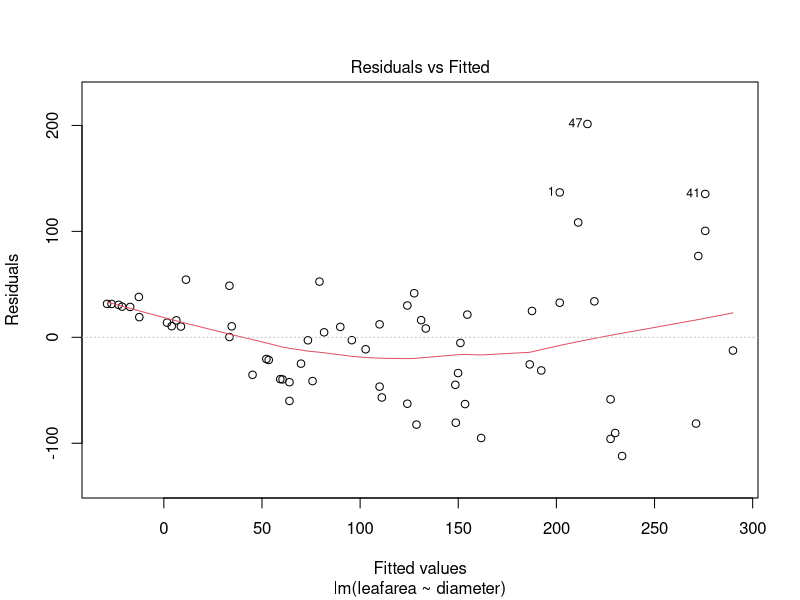
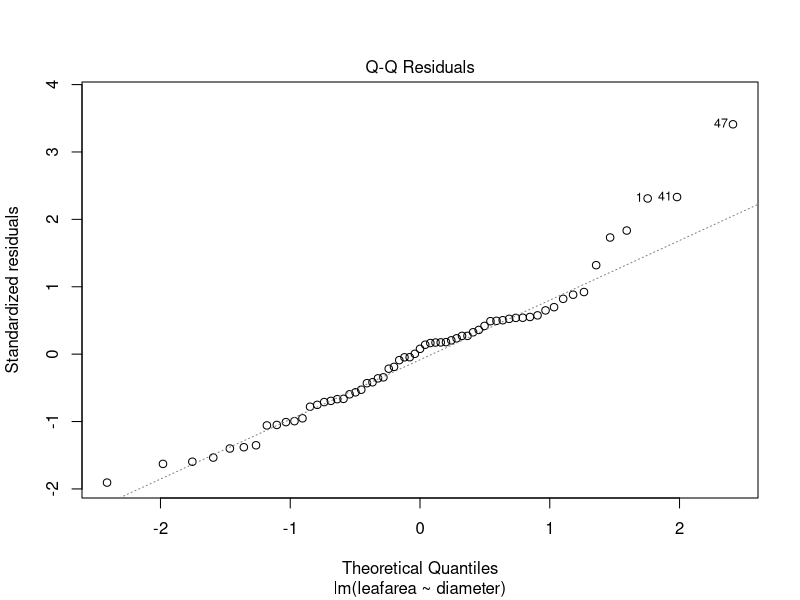
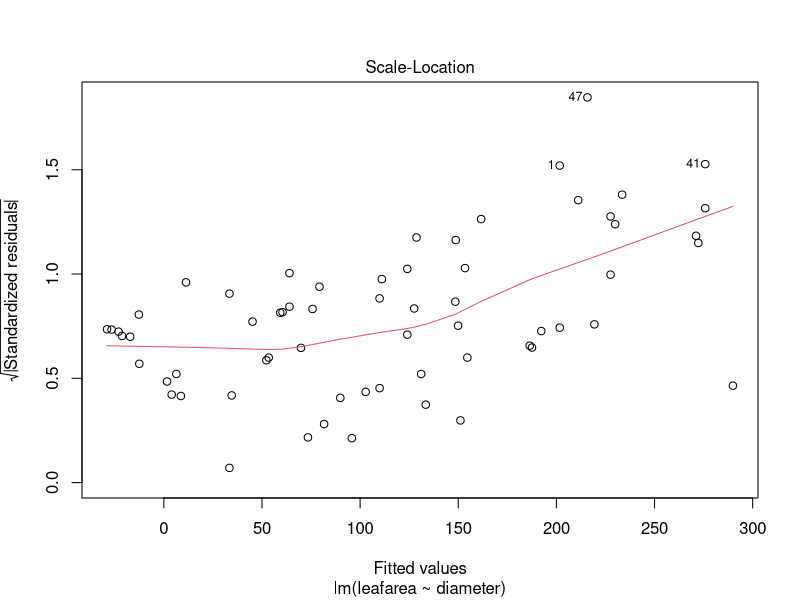
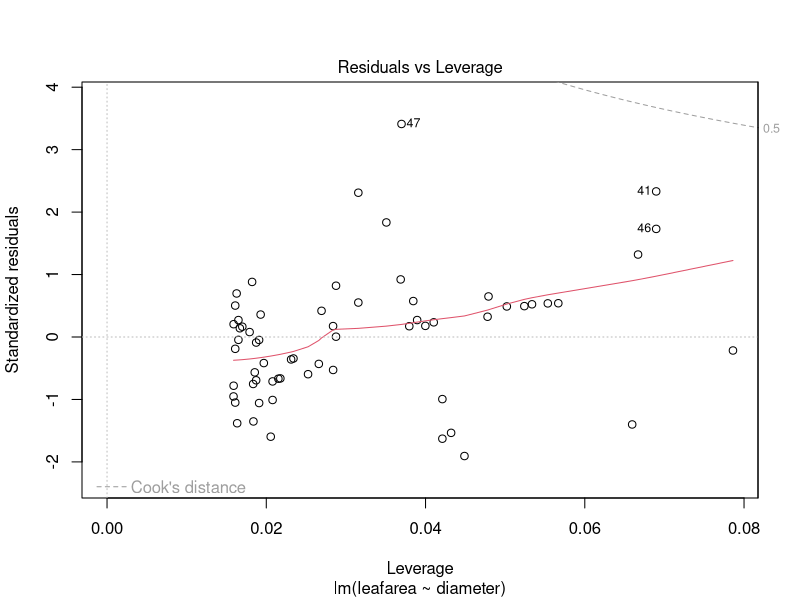
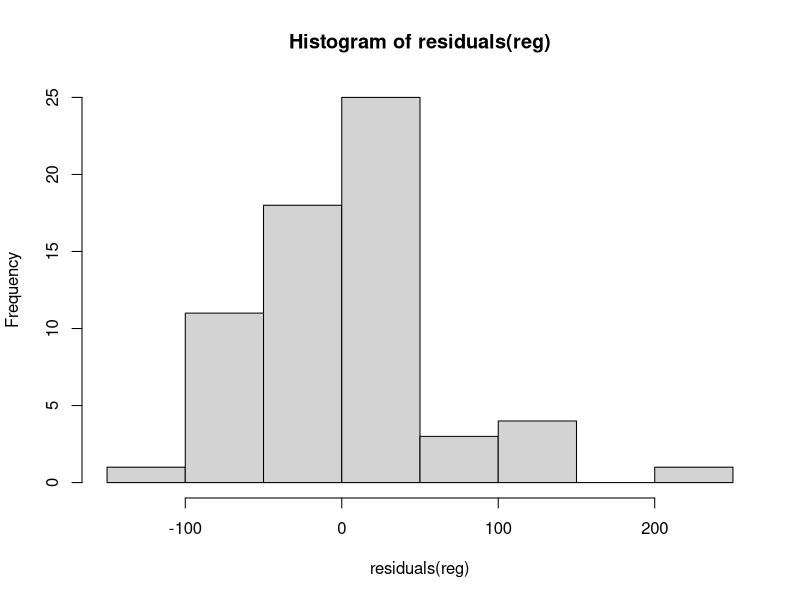
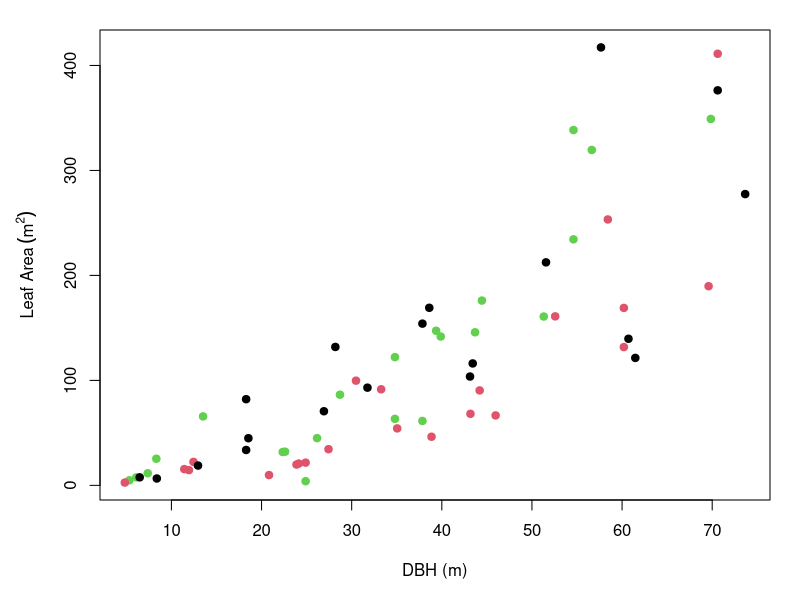

R code for these plots, in order: (Note: this script raises an error after producing the figures.)
#REGRESION LINEAL. 
allom <- read.csv('dataCursoR/Allometry.csv')
str(allom)
head(allom)
tail(allom)
summary(allom)

#Lo que hacemos es comprobar si 2 variables se ajustan a un modelo de distribución lineal o
#regresión lineal. En este caso cogemos las variales "area foliar" y "diámetro". Se puede pedir 
#a R de estas 2 formas: 
reg <- lm(allom$leafarea ~ allom$diameter)
reg <- lm(leafarea ~ diameter, data = allom)


#HAY 3 FORMAS DE VER SI NUESTRA REGRESIÓN ES SÓLIDA:'R2', 'p-value' y 'Residual values'.

#R2 determina la intensidad de la regresión lineal,mientras que p-value determina su significancia. 
#R2, p-value y pendiente e intercepto (la 2º solo muestra pendiente e intercepto)
summary(reg)
coefficients(reg)

#VALORES RESIDUALES. Los residuales son los valores que hay entre los puntos observados
#y el modelo lineal. Cuanto mayor sean estos residuales, menos se ajustan nuestros datos al MRL. 
# pay attention to the console. el 2º grafico es el más visual de entender. Cuanto más agrupados
#en torno a 0 estén los residual values, más cerca del MRL están nuestras datos observados. 
plot(reg)
hist(residuals(reg))

#PLOTEAR UN MRL. 
#1) Ploteamos normalmente los datos observados de las dos variables. 
windows(12, 8)
plot(allom$leafarea ~ allom$diameter, pch = 19, col = as.factor(allom$species),
     ylab = expression('Leaf Area'~(m^2)), xlab = 'DBH (m)', par(mar = c(5,5,1.5,1.5)))

legend('topleft', legend = levels(allom$species), pch = 19,
       col = as.factor(levels(allom$species)), bty = 'n')

#Intento de incluir el modelo de regresión en la gráfica con 'abline'
abline(a = -51.3245, b = 4.6333, col='grey', lty=4)

abline(reg, col = 'grey', lty = 4)
abline(a = coefficients(reg)[1], b = coefficients(reg)[2])

#Intento de meter leyenda con valores de R2 y p-value
#Consigo R2 mirando en internet jeje
# expression y ^2
legend("bottomright", bty="n", legend=paste("R2 =", format(summary(reg)$adj.r.squared, digits=4)))

#Intentar introducir un MRL para cada especie con el color correspondiente. 
#Creo que hay que hacer 3 regresiones diferenciadas para sacar los datos. 
levels(allom$species)
#3 especies: PIMO, PIPO y PSME. Subset de 'allom' para cada especie. 
PIPO <- subset(allom, species == 'PIPO')
PIMO <- subset(allom, species == "PIMO")
PSME <- subset(allom, species == 'PSME')

#Regresión para cada grupo de datos
regPIPO <- lm(leafarea ~ diameter, data = PIPO)
regPIMO <- lm(leafarea ~ diameter, data = PIMO)
regPSME <- lm(leafarea ~ diameter, data = PSME)

#Summary para cada regSPECIES
summary(regPIPO)
summary(regPIMO)
summary(regPSME)

#COPIO PLOT DE GRÁFICO PRINCIPAL. 
plot(allom$leafarea ~ allom$diameter, pch = 19, col = as.factor(allom$species),
     ylab = expression('Leaf Area'~(m^2)), xlab = 'DBH (m)',par(mar = c(5,5,1.5,1.5)))

legend('topleft', legend = levels(allom$species), pch = 19,
       col = as.factor(levels(allom$species)), bty = 'n')

#METER ABLINES
ablinePIPO <- abline(-64.5259 , 4.2442, lty = 4, col = 'red')
ablinePIMO <- abline(-31.8764 , 4.4921, lty = 4, col = 'black')
ablinePSME <- abline(-60.5421 , 5.3715, lty = 4, col = 'green')

sppName <- levels(allom$species)
myPal <- c('black', 'red', 'green')
for(i in 1:length(sppName)){
  r <- lm(leafarea ~ diameter, data = subset(allom, species == sppName[i]))
  abline(r, col = myPal[i])
}

#SALE BIEN!! Me faltaría saber como añadir los datos de R2 y p-value a cada linea

# sacar p-valor
summary(reg)$coef[8]
format(summary(reg)$coef[8], digits = 4)
'P < 0.001'

hist(allom$leafarea)
hist(log(allom$leafarea))

# para el próximo día
aovLeafArea <- aov(leafarea ~ species, data = allom)
aovLeafArea2 <- aov(log(leafarea) ~ species, data = allom)
summary(aovLeafArea)
summary(aovLeafArea2)

